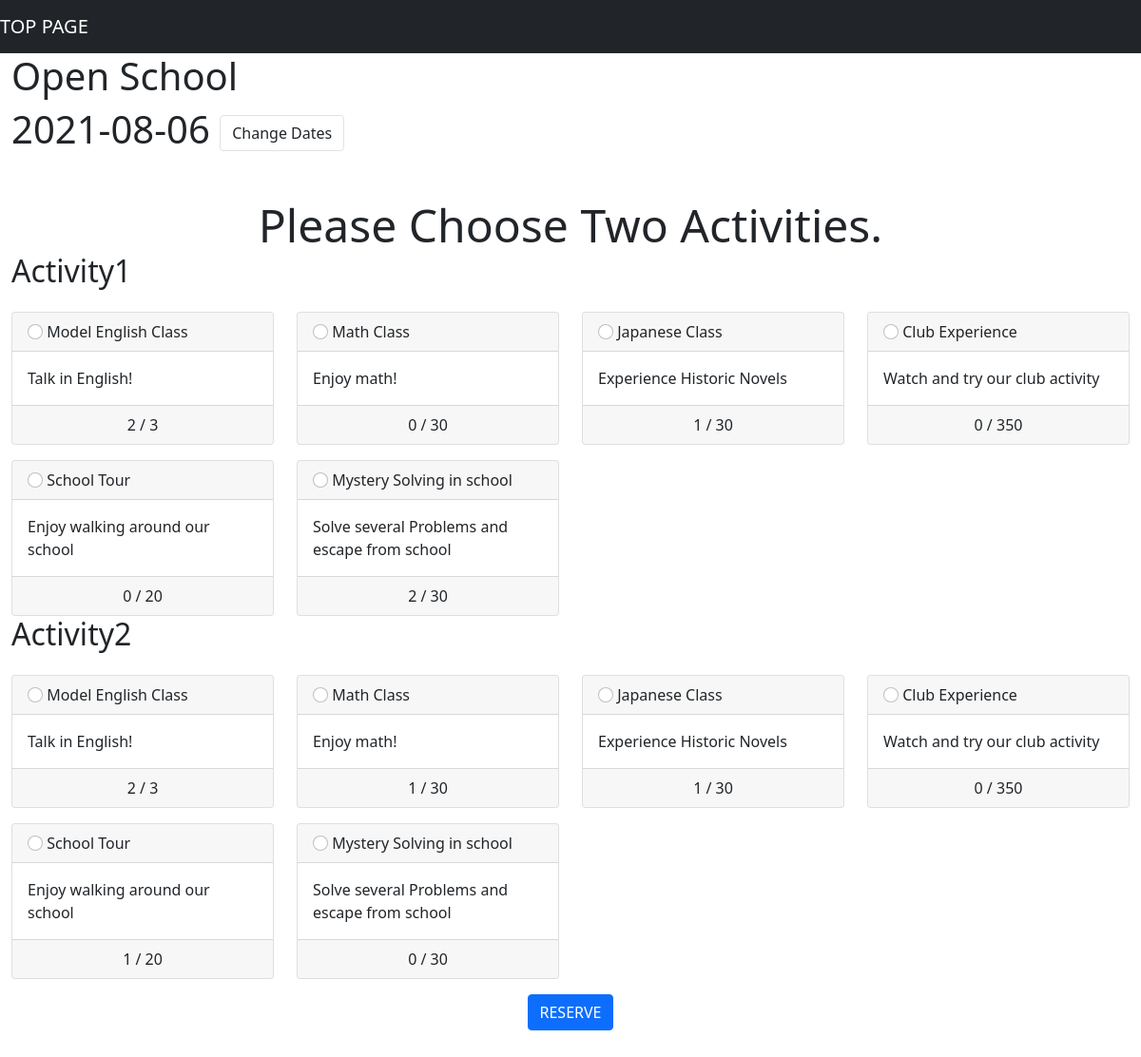
The app's page /activitiesUI.php?item_id=2 with its own data.
### tables this page shows
CREATE TABLE `items` (
  `item_id` int(11) NOT NULL,
  `event_id` varchar(255) NOT NULL,
  `iname` varchar(255) NOT NULL,
  `idate` date DEFAULT NULL,
  `capacity` varchar(255) NOT NULL,
  `itarget` varchar(255) NOT NULL,
  `idesc` varchar(255) NOT NULL,
  `iimg` varchar(255) DEFAULT NULL
);

CREATE TABLE `activities` (
  `act_id` int(11) NOT NULL,
  `event_id` int(11) NOT NULL,
  `aname` varchar(255) NOT NULL,
  `adesc` varchar(255) NOT NULL,
  `capacity` varchar(255) NOT NULL,
  `aimg` varchar(255) DEFAULT NULL
);

### classes/Database.php (called while the page is built, shortened)
<?php
class Database{
    private $servername = 'us-cdbr-east-04.cleardb.com';
    private $username = 'bc0834ecc021a1';
    private $password = 'f7c8f6cf';
    private $db_name = 'heroku_6466d73cb3ad493';
    function __construct()
    {
        return $this->conn = new mysqli($this->servername,$this->username,$this->password,$this->db_name);
    }
}
?>

### action.php (called while the page is built, shortened)
<?php
include 'classes/Functions.php';
$functionObj = new Functions;
?>

### classes/Functions.php (called while the page is built, shortened)
<?php
include 'Database.php';
class Functions extends Database{
    function get_one_item($id){
        $sql = "SELECT * FROM items WHERE item_id = '$id'";
        $result = $this->conn->query($sql);
        if($result->num_rows == 1){
            return $result->fetch_assoc();
        }else{
            echo " detected";
        }
    }
        function read_activities($event_id){
            $sql = "SELECT * FROM activities WHERE event_id='$event_id'";
            $result = $this->conn->query($sql);
            if($result->num_rows>0){
                $array = array();
                while($row = $result->fetch_assoc()){
                    $array[] = $row;
                }
                return $array;
            }else{
                return FALSE;
            }
        }
        function get_one_act($id){
            $sql = "SELECT * FROM activities WHERE act_id = '$id'";
            $result = $this->conn->query($sql);
            if($result->num_rows == 1){
                return $result->fetch_assoc();
            }else{
            }
        }
        function count_act1($item_id,$act_id){
            $sql = "SELECT * FROM cart WHERE item_id = '$item_id' AND act_id1 = '$act_id'";
            $result = $this->conn->query($sql);
            if($result == TRUE){
                return $result->num_rows;
            }else{
                die("ERROR: ".$this->conn->error);
            }
        }
        function count_act2($item_id,$act_id){
            $sql = "SELECT * FROM cart WHERE item_id = '$item_id' AND act_id2 = '$act_id'";
            $result = $this->conn->query($sql);
            if($result == TRUE){
                return $result->num_rows;
            }else{
                die("ERROR: ".$this->conn->error);
            }
        }
}
?>

### activitiesUI.php (the view, shortened to what this page needs)
<?php
include 'action.php';
$item_id = $_GET['item_id'];
$data = $functionObj->get_one_item($item_id);
$event_id = $data['event_id'];
$actsOfEvent = $functionObj->read_activities($event_id);
?>
<!doctype html>
<html lang="en">
<head>
    <link rel="stylesheet" href="https://cdn.jsdelivr.net/npm/bootstrap@5.0.2/dist/css/bootstrap.min.css">
</head>
<body>
    <?php
    include 'navbarUI.php';
    ?>
    <div class="container-fluid">
        <div class="col-10">
            <h1><?php echo $data['iname'] ?><br></h1>
            <h1 class="d-inline"><?php echo $data['idate']."  " ?><a href="eventsUI.php?item_id=<?php echo $item_id?>" class = "btn border">Change Dates</a></h1>
        </div>
        <form action="action.php" method="post">
            <div class="row mt-5">
                <?php
                if ($event_id == 2) {
                    echo "<div class='display-5 text-center'>Please Choose Two Activities.</div>";
                    echo "<h2>Activity1</h2>";
                    foreach ($actsOfEvent as $row) :
                        $count1 = $functionObj->count_act1($item_id,$row['act_id']);
                        $capa1 = $functionObj->get_one_act($row['act_id']);
                ?>
                        <div class="col-4 col-lg-3">
                            <div class="card mt-3">
                                <div class="card-header">
                                    <?php
                                    if($capa1['capacity']-$count1 == 0){
                                        echo $row['aname'];
                                    }else{
                                    ?>
                                    <input type="radio" name="act1" id="" value=<?php echo $row['act_id']?> class="radio form-check-input"> <?php echo $row['aname']; ?><br>
                                    <?php
                                    }
                                    ?>
                                </div>
                                <div class="card-body">
                                    <?php echo $row['adesc']; ?>
                                </div>
                                <div class="card-footer text-center">
                                    <?php echo $count1." / ".$row['capacity'];?>
                                </div>
                            </div>
                        </div>
                    <?php endforeach; ?>
                    <h2>Activity2</h2>
                    <?php
                    foreach ($actsOfEvent as $row) :
                        $count2 = $functionObj->count_act2($item_id,$row['act_id'])
                    ?>
                        <div class="col-4 col-lg-3">
                            <div class="card mt-3">
                                <div class="card-header">
                                    <input type="radio" name="act2" id="" value=<?php echo $row['act_id']?> class="radio form-check-input"> <?php echo $row['aname']; ?><br>
                                </div>
                                <div class="card-body">
                                    <?php echo $row['adesc']; ?>
                                </div>
                                <div class="card-footer text-center">
                                    <?php echo $count2." / ".$row['capacity'];?>
                                </div>
                            </div>
                        </div>
                    <?php endforeach; ?>
                <?php
                } ?>
            </div>
            <div class="text-center">
                        <button type="submit" name="reserve" class="btn btn-primary mt-3 mb-5">RESERVE</button>
                    </div>
        </form>
    </div>
</body>
</html>

### records on screen
items: iname "Open School", idate "2021-08-06"
activities: aname "Model English Class", adesc "Talk in English!", count1 "2", capacity "3", count2 "2"
activities: aname "Math Class", adesc "Enjoy math!", count1 "0", capacity "30", count2 "1"
activities: aname "Japanese Class", adesc "Experience Historic Novels", count1 "1", capacity "30", count2 "1"
activities: aname "Club Experience", adesc "Watch and try our club activity", count1 "0", capacity "350", count2 "0"
activities: aname "School Tour", adesc "Enjoy walking around our school", count1 "0", capacity "20", count2 "1"
activities: aname "Mystery Solving in school", adesc "Solve several Problems and escape from school", count1 "2", capacity "30", count2 "0"
